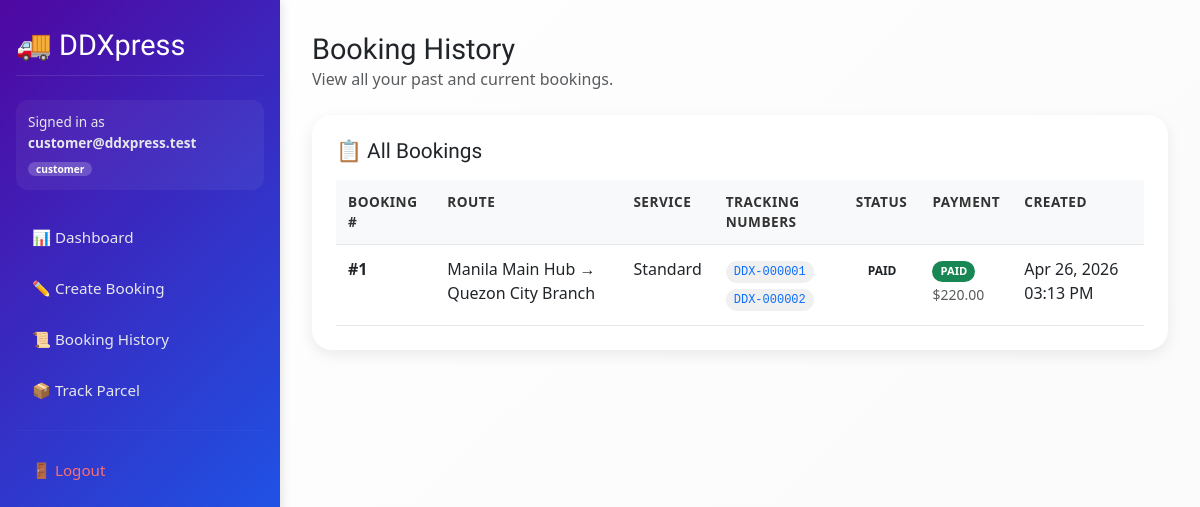
Screenshot of /customer/history.php (signed in) with the database file from the repository.
### tables this page shows
CREATE TABLE booking (
  id INT AUTO_INCREMENT PRIMARY KEY,
  customer_id INT NOT NULL,
  service_type_id INT NOT NULL,
  origin_branch_id INT NOT NULL,
  destination_branch_id INT NOT NULL,
  sender_name VARCHAR(120) NOT NULL,
  sender_phone VARCHAR(40) NULL,
  sender_address VARCHAR(255) NULL,
  receiver_name VARCHAR(120) NOT NULL,
  receiver_phone VARCHAR(40) NULL,
  receiver_address VARCHAR(255) NULL,
  notes VARCHAR(255) NULL,
  status ENUM('CREATED','PAID','IN_TRANSIT','DELIVERED','CANCELLED') NOT NULL DEFAULT 'CREATED',
  created_at DATETIME NOT NULL DEFAULT CURRENT_TIMESTAMP,
  CONSTRAINT fk_booking_customer FOREIGN KEY (customer_id) REFERENCES customer(id),
  CONSTRAINT fk_booking_service FOREIGN KEY (service_type_id) REFERENCES service_type(id),
  CONSTRAINT fk_booking_origin FOREIGN KEY (origin_branch_id) REFERENCES branch(id),
  CONSTRAINT fk_booking_dest FOREIGN KEY (destination_branch_id) REFERENCES branch(id)
);

CREATE TABLE branch (
  id INT AUTO_INCREMENT PRIMARY KEY,
  name VARCHAR(120) NOT NULL,
  address VARCHAR(255) NULL,
  created_at DATETIME NOT NULL DEFAULT CURRENT_TIMESTAMP
);

CREATE TABLE service_type (
  id INT AUTO_INCREMENT PRIMARY KEY,
  name VARCHAR(120) NOT NULL,
  base_fee DECIMAL(10,2) NOT NULL DEFAULT 0.00,
  per_kg_fee DECIMAL(10,2) NOT NULL DEFAULT 0.00,
  eta_days INT NOT NULL DEFAULT 2,
  created_at DATETIME NOT NULL DEFAULT CURRENT_TIMESTAMP
);

### includes/util.php (called while the page is built, shortened)
<?php
function h(?string $s): string
{
    return htmlspecialchars($s ?? "", ENT_QUOTES, "UTF-8");
}

### customer/history.php (the view, shortened to what this page needs)
<?php
require_once("../config/db.php");
require_once("../includes/util.php");
$customerId = (int)($_SESSION["user_id"] ?? 0);
$stmt = $conn->prepare("
    SELECT b.id, b.status, b.created_at,
           st.name AS service_name,
           ob.name AS origin_branch,
           db.name AS destination_branch,
           COALESCE(p.status, 'PENDING') AS payment_status,
           COALESCE(p.amount, 0) AS payment_amount,
           COALESCE(GROUP_CONCAT(pr.tracking_number ORDER BY pr.id SEPARATOR ', '), '') AS tracking_numbers
    FROM booking b
    JOIN service_type st ON st.id = b.service_type_id
    JOIN branch ob ON ob.id = b.origin_branch_id
    JOIN branch db ON db.id = b.destination_branch_id
    LEFT JOIN payment p ON p.booking_id = b.id
    LEFT JOIN parcel pr ON pr.booking_id = b.id
    WHERE b.customer_id = ?
    GROUP BY b.id, b.status, b.created_at, st.name, ob.name, db.name, p.status, p.amount
    ORDER BY b.id DESC
");
$stmt->bind_param("i", $customerId);
$stmt->execute();
$res = $stmt->get_result();
$rows = $res ? $res->fetch_all(MYSQLI_ASSOC) : [];
?>
<div class="header-row">
    <div>
        <h1 style="font-family: 'ADLaM Display', serif; font-size: 1.8rem; margin: 0;">Booking History</h1>
        <p class="text-muted mb-0">View all your past and current bookings.</p>
    </div>
</div>
<div class="history-card">
    <h3 style="font-family: 'ADLaM Display', serif; font-size: 1.3rem; margin-bottom: 1rem;">📋 All Bookings</h3>
    <?php if (empty($rows)): ?>
        <div class="text-muted text-center py-4">
            <p>No bookings found.</p>
            <a class="btn-pill" href="/DDXpress/customer/create_booking.php" style="margin-top: 10px;">Create Your First Booking</a>
        </div>
    <?php else: ?>
        <div class="table-responsive">
            <table class="booking-table">
                <thead>
                    <tr>
                        <th>Booking #</th>
                        <th>Route</th>
                        <th>Service</th>
                        <th>Tracking Numbers</th>
                        <th>Status</th>
                        <th>Payment</th>
                        <th>Created</th>
                    </tr>
                </thead>
                <tbody>
                    <?php foreach ($rows as $r): ?>
                        <tr>
                            <td><strong>#<?= (int)$r["id"] ?></strong></td>
                            <td>
                                <span class="route-arrow">
                                    <?= h($r["origin_branch"]) ?> → <?= h($r["destination_branch"]) ?>
                                </span>
                            </td>
                            <td><?= h($r["service_name"]) ?></td>
                            <td>
                                <?php if (($r["tracking_numbers"] ?? "") !== ""): ?>
                                    <?php
                                        $trackingNumbers = explode(', ', $r["tracking_numbers"]);
                                        foreach ($trackingNumbers as $tn):
                                    ?>
                                        <code class="tracking-code"><?= h($tn) ?></code><br>
                                    <?php endforeach; ?>
                                <?php else: ?>
                                    <span class="text-muted">—</span>
                                <?php endif; ?>
                            </td>
                            <td>
                                <span class="status-badge status-<?= h($r["status"]) ?>">
                                    <?= str_replace('_', ' ', h($r["status"])) ?>
                                </span>
                            </td>
                            <td>
                                <div>
                                    <span class="payment-badge payment-<?= h($r["payment_status"]) ?>">
                                        <?= h($r["payment_status"]) ?>
                                    </span>
                                </div>
                                <small class="text-muted">$<?= number_format((float)$r["payment_amount"], 2) ?></small>
                            </td>
                            <td><?= date('M d, Y h:i A', strtotime($r["created_at"])) ?></td>
                        </tr>
                    <?php endforeach; ?>
                </tbody>
            </table>
        </div>
    <?php endif; ?>
</div>
<?php
include("../layout/layout.php");
?>

### layout/layout.php (style rules this page uses)
* { margin: 0; padding: 0; box-sizing: border-box; }
body { background: linear-gradient(135deg, #ffffff 0%, #fafafa 100%); min-height: 100vh; font-family: 'Segoe UI', Tahoma, Geneva, Verdana, sans-serif; }
h1, h2, h3, h4, h5, h6 { font-family: 'ADLaM Display', serif; }

### customer/history.php (style rules this page uses)
.history-card { background: white; border-radius: 20px; padding: 1.5rem; box-shadow: 0 5px 15px rgba(0, 0, 0, 0.08); margin-top: 0; }
.table-responsive { overflow-x: auto; }
.booking-table { width: 100%; border-collapse: collapse; }
.booking-table th, .booking-table td { padding: 12px; text-align: left; border-bottom: 1px solid #e5e7eb; vertical-align: top; }
.booking-table th { background: #f8f9fa; font-weight: 600; color: #333; font-size: 0.85rem; text-transform: uppercase; letter-spacing: 0.5px; }
.route-arrow { font-weight: 500; }
.tracking-code { display: inline-block; background: #f0f0f0; color: #0d6efd; padding: 2px 8px; border-radius: 20px; font-size: 0.75rem; font-family: monospace; margin: 2px 0; }
.status-badge { display: inline-block; padding: 4px 12px; border-radius: 50px; font-size: 0.75rem; font-weight: 600; }
.payment-badge { display: inline-block; padding: 2px 8px; border-radius: 50px; font-size: 0.7rem; font-weight: 600; }
.payment-PAID { background: #198754; color: #fff; }
.header-row { display: flex; justify-content: space-between; align-items: center; margin-bottom: 1.5rem; }

### rows the page displays
booking: id "1", origin_branch.name "Manila Main Hub", destination_branch.name "Quezon City Branch", service_type.name "Standard", tn "DDX-000001", tn "DDX-000002", status "PAID", payment_status "PAID", payment_amount "220.00", created_at "Apr 26, 2026 03:13 PM"

### other values shown
$email "customer@ddxpress.test"
$role "customer"
